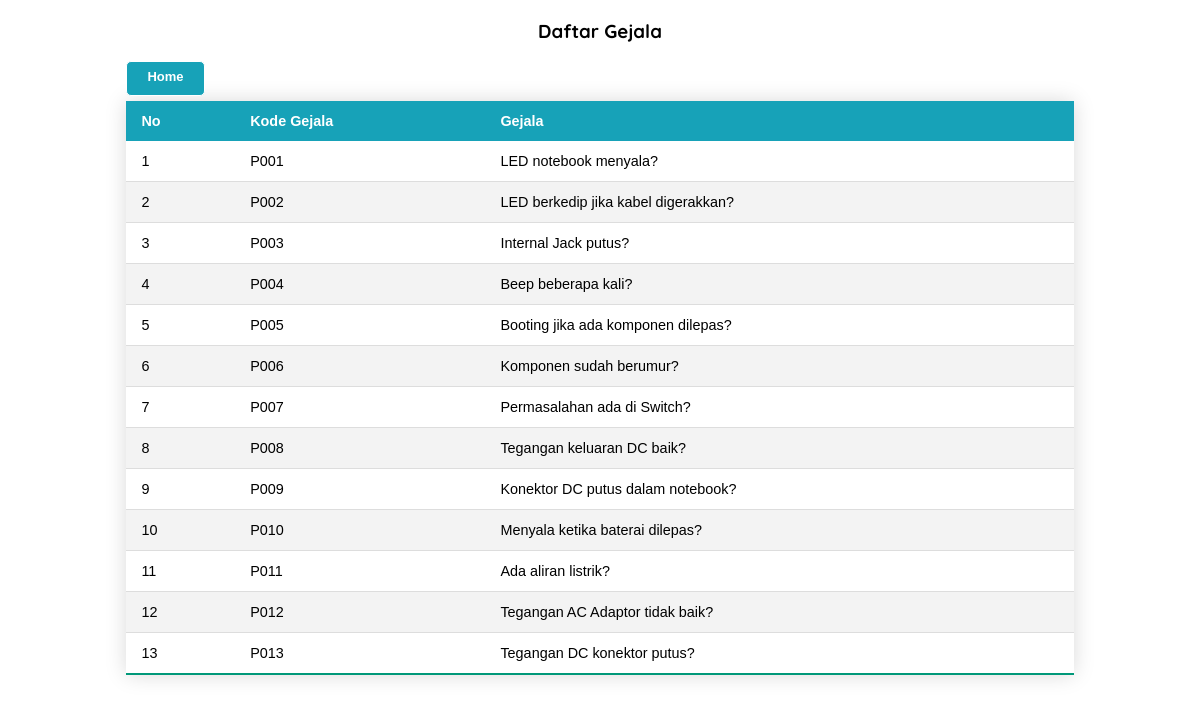
The page /read_gejala.php on the database its author committed.
### tables this page shows
CREATE TABLE `tb_pertanyaan` (
  `kode_pertanyaan` varchar(50) NOT NULL,
  `isi_pertanyaan` varchar(200) NOT NULL
);

### read_gejala.php (the view, shortened to what this page needs)
<!doctype html>
<html>
<head>
<link rel="stylesheet" href="assets/css/style.css">
</head>
<body>
	<div class="container">
        <h3 class="title">Daftar Gejala</h3>
        <a class="button" href="index.php">Home</a>
		<table class="styled-table">
			<thead>
				<th>No</th>
				<th>Kode Gejala</th>
				<th>Gejala</th>
			</thead>
			<tbody>
				<?php
				include "koneksi.php";
				$no = 1;
				$sql = "SELECT * FROM tb_pertanyaan";
				$query = mysqli_query($connect,$sql);
				while($data = mysqli_fetch_array($query)){
				?>
				<tr>
				<td><?php echo "$no"; ?></td>
				<td><?php echo "$data[kode_pertanyaan]"; ?></td>
				<td><?php echo "$data[isi_pertanyaan]"; ?></td>
				</tr>
				<?php
					$no++;
				}
				?>
			</tbody>
		</table>
	</div>
</body>
</html>

### assets/css/style.css (style rules this page uses)
body { font-family: 'Quicksand', sans-serif; text-align: justify; }
.button { background: #17a2b8; border: 1px solid; border-radius: 5px; font: 700 13px sans-serif; height: 35px; line-height: 30px; text-align: center; box-sizing: border-box; padding: 0 20px; margin-bottom: 5px; }
.container a { color: #ffff; text-decoration: none; float: left; }
.title { text-align: center; }
.container { width: 80%; margin: auto; }
.styled-table { border-collapse: collapse; margin: auto; font-size: 0.9em; font-family: sans-serif; min-width: 400px; box-shadow: 0 0 20px rgba(0, 0, 0, 0.15); width: 100%; }
.styled-table th, .styled-table td { padding: 12px 15px; }
.styled-table tbody tr { border-bottom: 1px solid #dddddd; }
.styled-table tbody tr:nth-of-type(even) { background-color: #f3f3f3; }
.styled-table tbody tr:last-of-type { border-bottom: 2px solid #009879; }

### rows shown on the page
tb_pertanyaan: kode_pertanyaan "P001", isi_pertanyaan "LED notebook menyala?"
tb_pertanyaan: kode_pertanyaan "P002", isi_pertanyaan "LED berkedip jika kabel digerakkan?"
tb_pertanyaan: kode_pertanyaan "P003", isi_pertanyaan "Internal Jack putus?"
tb_pertanyaan: kode_pertanyaan "P004", isi_pertanyaan "Beep beberapa kali?"
tb_pertanyaan: kode_pertanyaan "P005", isi_pertanyaan "Booting jika ada komponen dilepas?"
tb_pertanyaan: kode_pertanyaan "P006", isi_pertanyaan "Komponen sudah berumur?"
tb_pertanyaan: kode_pertanyaan "P007", isi_pertanyaan "Permasalahan ada di Switch?"
tb_pertanyaan: kode_pertanyaan "P008", isi_pertanyaan "Tegangan keluaran DC baik?"
tb_pertanyaan: kode_pertanyaan "P009", isi_pertanyaan "Konektor DC putus dalam notebook?"
tb_pertanyaan: kode_pertanyaan "P010", isi_pertanyaan "Menyala ketika baterai dilepas?"
tb_pertanyaan: kode_pertanyaan "P011", isi_pertanyaan "Ada aliran listrik?"
tb_pertanyaan: kode_pertanyaan "P012", isi_pertanyaan "Tegangan AC Adaptor tidak baik?"
tb_pertanyaan: kode_pertanyaan "P013", isi_pertanyaan "Tegangan DC konektor putus?"
